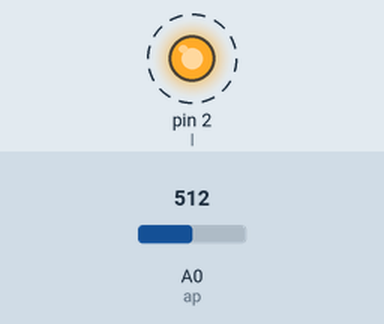
Simulated run of this sketch. Board: Arduino Uno, built with avr-gcc and run on an emulated ATmega328P. Shown: output pins drawn as LEDs (lit = HIGH). Dashed ring = blinking. The inputs (shaded band) are chosen by the test bench; at power-on: A0 (ap) = 512.

Above: at 1.3 s.
1.4 s: A0 (ap) set to 900
At 1.54 s:
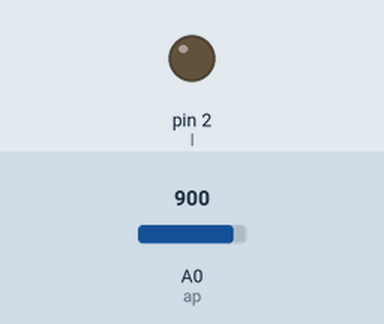
At 2.03 s:
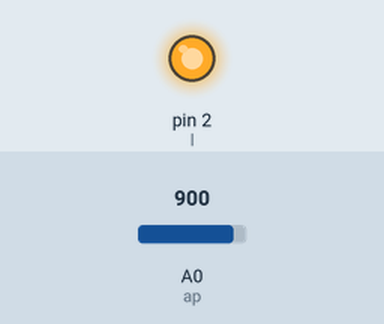
4.6 s: A0 (ap) set to 1023
Timing chart, 0 to 58.6 s (numbered marks = the images above; inputs shaded):
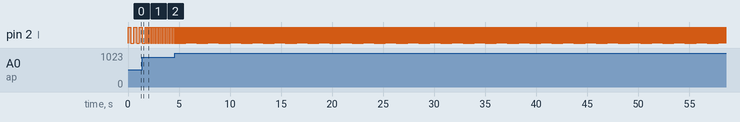

The sketch:

Primero.ino
```cpp
int l = 2;
int ap = 0;
void setup() {
  pinMode(l, OUTPUT);
}

void loop() {
  int pd = (1023 - analogRead(ap))/2 + 25;
  digitalWrite(l, HIGH);
  delay(pd);
  digitalWrite(l, LOW);
  delay(pd);
}
```

Measured:
- after the input at 4.6 s, pin 2 (l): alternates HIGH for 0.03 s and LOW for 0.03 s, starting at once
- by itself, pin 2 (l): repeats every 0.17 s: HIGH 0.09 s, LOW 0.09 s
